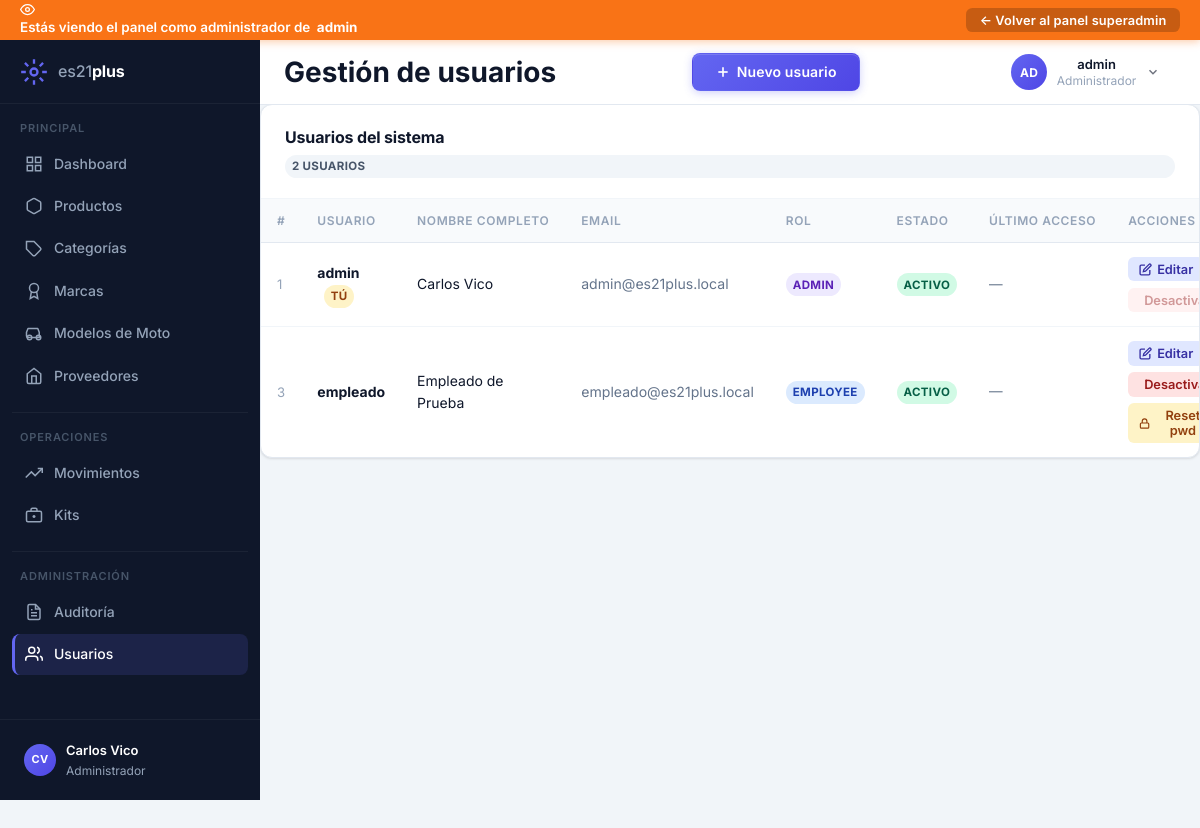
/usuarios.php (signed in), run on the app's committed database.
### tables this page shows
CREATE TABLE IF NOT EXISTS usuarios (
    id              INT          AUTO_INCREMENT PRIMARY KEY,
    username        VARCHAR(50)  UNIQUE NOT NULL,
    password_hash   VARCHAR(255) NOT NULL,
    nombre_completo VARCHAR(100) NOT NULL,
    email           VARCHAR(150),
    rol             ENUM('admin','operario') DEFAULT 'operario',
    activo          TINYINT(1)   DEFAULT 1,
    last_login      TIMESTAMP    NULL DEFAULT NULL,
    created_at      TIMESTAMP    DEFAULT CURRENT_TIMESTAMP
);

### src/usuarios.php (the view, shortened to what the rows shown need)
<?php
require_once __DIR__ . '/includes/Database.php';
require_once __DIR__ . '/includes/Usuario.php';
$usuarios = [];
try {
    $model    = new Usuario();
    $usuarios = $model->listarSinSuperadmin();
} catch (\Throwable $e) {
    $error = 'Error al cargar los usuarios: ' . $e->getMessage();
}
?>
<!DOCTYPE html>
<html lang="es">
<head>
    <link rel="stylesheet" href="css/estilos.css">
</head>
<body class="layout">
<div class="main-wrapper">
    <header class="topbar">
        <div class="topbar-left">
            <h1 class="topbar-title">Gestión de usuarios</h1>
        </div>
    </header>
    <main class="main-content">
        <section class="card">
            <div class="card-header">
                <h2 class="card-title">Usuarios del sistema</h2>
            </div>
            <div class="card-body" style="padding:0;">
                <?php if (empty($usuarios)): ?>
                    <p style="padding:2rem;text-align:center;color:#64748b;">No hay usuarios registrados.</p>
                <?php else: ?>
                <div style="overflow-x:auto;">
                <table class="data-table user-table" style="width:100%;">
                    <thead>
                        <tr>
                            <th>#</th>
                            <th>Usuario</th>
                            <th>Nombre completo</th>
                            <th>Email</th>
                            <th>Rol</th>
                            <th>Estado</th>
                            <th>Último acceso</th>
                            <th>Acciones</th>
                        </tr>
                    </thead>
                    <?php
                    $adminsActivosTotales = count(array_filter($usuarios, fn($x) => $x['rol'] === 'admin' && (int)$x['activo'] === 1));
                    $sessionUserId        = (int)($_SESSION['usuario_id'] ?? 0);
                    ?>
                    <tbody id="tablaUsuarios">
                    <?php foreach ($usuarios as $u): ?>
                        <?php
                            $esYo         = (int)$u['id'] === $sessionUserId;
                            $esAdmin      = $u['rol'] === 'admin';
                            $activo       = (bool)(int)$u['activo'];
                            $ultimoAcceso = $u['last_login']
                                ? date('d/m/Y H:i', strtotime($u['last_login']))
                                : '—';
                        ?>
                        <tr id="row-<?= (int)$u['id'] ?>">
                            <td style="color:#94a3b8;font-size:.82rem;"><?= (int)$u['id'] ?></td>
                            <td>
                                <strong><?= htmlspecialchars($u['username'], ENT_QUOTES, 'UTF-8') ?></strong>
                                <?php if ($esYo): ?>
                                    <span class="badge" style="background:#fef3c7;color:#92400e;margin-left:.4rem;">Tú</span>
                                <?php endif; ?>
                            </td>
                            <td><?= htmlspecialchars($u['nombre_completo'], ENT_QUOTES, 'UTF-8') ?></td>
                            <td style="color:#64748b;font-size:.88rem;">
                                <?= $u['email'] !== '' ? htmlspecialchars($u['email'], ENT_QUOTES, 'UTF-8') : '—' ?>
                            </td>
                            <td>
                                <span class="badge badge-<?= $u['rol'] ?>">
                                    <?= htmlspecialchars($u['rol'], ENT_QUOTES, 'UTF-8') ?>
                                </span>
                            </td>
                            <td>
                                <span class="badge badge-<?= $activo ? 'activo' : 'inactivo' ?>">
                                    <?= $activo ? 'Activo' : 'Inactivo' ?>
                                </span>
                            </td>
                            <td style="font-size:.85rem;color:#64748b;"><?= $ultimoAcceso ?></td>
                            <td>
                                <div style="display:flex;gap:.4rem;flex-wrap:wrap;">
                                    <button
                                        class="btn-icon"
                                        style="background:#e0e7ff;color:#3730a3;"
                                        onclick="abrirEditar(<?= htmlspecialchars(json_encode($u), ENT_QUOTES, 'UTF-8') ?>)"
                                        title="Editar usuario">
                                        <svg width="13" height="13" viewBox="0 0 24 24" fill="none" stroke="currentColor" stroke-width="2.5">
                                            <path d="M11 4H4a2 2 0 0 0-2 2v14a2 2 0 0 0 2 2h14a2 2 0 0 0 2-2v-7"/>
                                            <path d="M18.5 2.5a2.121 2.121 0 0 1 3 3L12 15l-4 1 1-4 9.5-9.5z"/>
                                        </svg>
                                        Editar
                                    </button>
                                    <button
                                        class="btn-icon"
                                        style="background:<?= $activo ? '#fee2e2' : '#d1fae5' ?>;color:<?= $activo ? '#991b1b' : '#065f46' ?>;"
                                        onclick="toggleUsuario(<?= (int)$u['id'] ?>, <?= $activo ? 'true' : 'false' ?>, this)"
                                        <?php if ($esYo): ?>
                                            disabled title="No puedes desactivarte a ti mismo"
                                        <?php elseif ($esAdmin && $activo && $adminsActivosTotales <= 1): ?>
                                            disabled title="No se puede desactivar al único administrador activo"
                                        <?php endif; ?>
                                    >
                                        <?php if ($activo): ?>
                                            Desactivar
                                        <?php else: ?>
                                            <svg width="13" height="13" viewBox="0 0 24 24" fill="none" stroke="currentColor" stroke-width="2.5"><polyline points="20 6 9 17 4 12"/></svg>
                                            Activar
                                        <?php endif; ?>
                                    </button>
                                    <?php if (!$esYo): ?>
                                    <button
                                        class="btn-icon"
                                        style="background:#fef3c7;color:#92400e;"
                                        onclick="resetPassword(<?= (int)$u['id'] ?>, '<?= htmlspecialchars($u['username'], ENT_QUOTES, 'UTF-8') ?>')"
                                        title="Resetear contraseña">
                                        <svg width="13" height="13" viewBox="0 0 24 24" fill="none" stroke="currentColor" stroke-width="2.5">
                                            <rect x="3" y="11" width="18" height="11" rx="2" ry="2"/><path d="M7 11V7a5 5 0 0 1 10 0v4"/>
                                        </svg>
                                        Reset pwd
                                    </button>
                                    <?php endif; ?>
                                </div>
                            </td>
                        </tr>
                    <?php endforeach; ?>
                    </tbody>
                </table>
                </div>
                <?php endif; ?>
            </div>
        </section>
    </main>
</div>
</body>
</html>

### data on the page
usuarios: id "1", username "admin", shows "TÚ", nombre_completo "Carlos Vico", email "admin@es21plus.local", rol "ADMIN", activo "ACTIVO", last_login "—"
usuarios: id "3", username "empleado", nombre_completo "Empleado de Prueba", email "empleado@es21plus.local", rol "EMPLOYEE", activo "ACTIVO", last_login "—"

### other printed values
$iniciales "CV"
$nombreSesion "Carlos Vico"
$_tbBizName "admin"
$_tbInitials "AD"
$_tbNombre "admin"
$_tbRolLabel "Administrador"
count($usuarios) "2"
